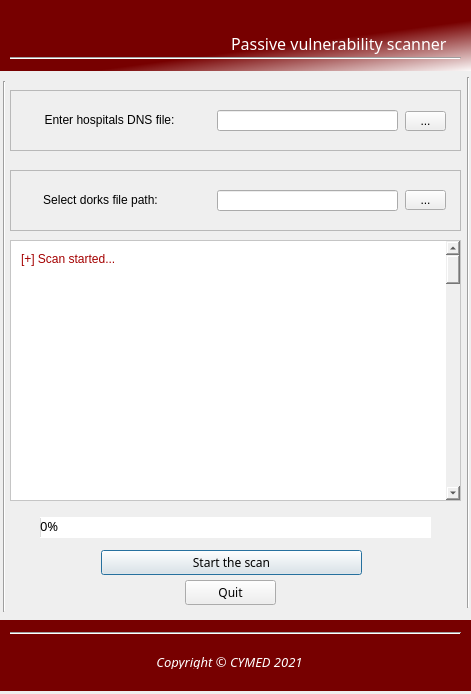
<?xml version="1.0" encoding="UTF-8"?>
<ui version="4.0">
 <class>mainframe</class>
 <widget class="QDialog" name="mainframe">
  <property name="geometry">
   <rect>
    <x>0</x>
    <y>0</y>
    <width>471</width>
    <height>694</height>
   </rect>
  </property>
  <property name="font">
   <font>
    <family>Ubuntu Condensed</family>
    <weight>50</weight>
    <italic>false</italic>
    <bold>false</bold>
   </font>
  </property>
  <property name="cursor">
   <cursorShape>ArrowCursor</cursorShape>
  </property>
  <property name="windowTitle">
   <string>vulndork</string>
  </property>
  <property name="windowIcon">
   <iconset>
    <normaloff>../.designer/Downloads/Webp.net-resizeimage(1).png</normaloff>../.designer/Downloads/Webp.net-resizeimage(1).png</iconset>
  </property>
  <property name="styleSheet">
   <string notr="true">alternate-background-color: rgb(164, 0, 0);
border-color: rgb(164, 0, 0);</string>
  </property>
  <widget class="Line" name="line">
   <property name="geometry">
    <rect>
     <x>10</x>
     <y>50</y>
     <width>451</width>
     <height>16</height>
    </rect>
   </property>
   <property name="orientation">
    <enum>Qt::Horizontal</enum>
   </property>
  </widget>
  <widget class="Line" name="line_2">
   <property name="geometry">
    <rect>
     <x>10</x>
     <y>625</y>
     <width>451</width>
     <height>16</height>
    </rect>
   </property>
   <property name="orientation">
    <enum>Qt::Horizontal</enum>
   </property>
  </widget>
  <widget class="QFrame" name="dns_file">
   <property name="geometry">
    <rect>
     <x>10</x>
     <y>90</y>
     <width>451</width>
     <height>61</height>
    </rect>
   </property>
   <property name="styleSheet">
    <string notr="true"/>
   </property>
   <property name="frameShape">
    <enum>QFrame::StyledPanel</enum>
   </property>
   <property name="frameShadow">
    <enum>QFrame::Raised</enum>
   </property>
   <widget class="QLabel" name="label">
    <property name="geometry">
     <rect>
      <x>4</x>
      <y>10</y>
      <width>191</width>
      <height>41</height>
     </rect>
    </property>
    <property name="text">
     <string>Enter hospitals DNS file:</string>
    </property>
    <property name="textFormat">
     <enum>Qt::RichText</enum>
    </property>
    <property name="alignment">
     <set>Qt::AlignCenter</set>
    </property>
   </widget>
   <widget class="QLineEdit" name="lineEdit">
    <property name="geometry">
     <rect>
      <x>207</x>
      <y>20</y>
      <width>181</width>
      <height>21</height>
     </rect>
    </property>
    <property name="text">
     <string/>
    </property>
   </widget>
   <widget class="QToolButton" name="browse1">
    <property name="geometry">
     <rect>
      <x>395</x>
      <y>21</y>
      <width>41</width>
      <height>20</height>
     </rect>
    </property>
    <property name="text">
     <string>...</string>
    </property>
   </widget>
  </widget>
  <widget class="QLabel" name="label_3">
   <property name="geometry">
    <rect>
     <x>17</x>
     <y>15</y>
     <width>161</width>
     <height>31</height>
    </rect>
   </property>
   <property name="text">
    <string>&lt;html&gt;&lt;head/&gt;&lt;body&gt;&lt;p&gt;&lt;img src=&quot;:/newPrefix/Webp.net-resizeimage(1).png&quot;/&gt;&lt;/p&gt;&lt;/body&gt;&lt;/html&gt;</string>
   </property>
  </widget>
  <widget class="QPushButton" name="pushButton">
   <property name="geometry">
    <rect>
     <x>101</x>
     <y>550</y>
     <width>261</width>
     <height>25</height>
    </rect>
   </property>
   <property name="text">
    <string>Start the scan</string>
   </property>
  </widget>
  <widget class="QLabel" name="label_4">
   <property name="geometry">
    <rect>
     <x>0</x>
     <y>0</y>
     <width>481</width>
     <height>71</height>
    </rect>
   </property>
   <property name="styleSheet">
    <string notr="true">background-color: rgb(164, 0, 0);
background-color: qlineargradient(spread:pad, x1:0.636876, y1:0.596591, x2:1, y2:1, stop:0 rgba(119, 0, 0, 255), stop:1 rgba(255, 255, 255, 255));</string>
   </property>
   <property name="text">
    <string/>
   </property>
  </widget>
  <widget class="QLabel" name="label_5">
   <property name="geometry">
    <rect>
     <x>0</x>
     <y>620</y>
     <width>481</width>
     <height>71</height>
    </rect>
   </property>
   <property name="styleSheet">
    <string notr="true">background-color: rgb(164, 0, 0);
background-color: rgb(119, 0, 0);</string>
   </property>
   <property name="text">
    <string/>
   </property>
  </widget>
  <widget class="QLabel" name="label_6">
   <property name="geometry">
    <rect>
     <x>154</x>
     <y>653</y>
     <width>151</width>
     <height>16</height>
    </rect>
   </property>
   <property name="text">
    <string>&lt;html&gt;&lt;head/&gt;&lt;body&gt;&lt;p align=&quot;center&quot;&gt;&lt;span style=&quot; font-size:10pt; font-style:italic; color:#ffffff;&quot;&gt;Copyright © CYMED 2021&lt;/span&gt;&lt;/p&gt;&lt;/body&gt;&lt;/html&gt;</string>
   </property>
  </widget>
  <widget class="QLabel" name="label_7">
   <property name="geometry">
    <rect>
     <x>80</x>
     <y>80</y>
     <width>67</width>
     <height>17</height>
    </rect>
   </property>
   <property name="text">
    <string/>
   </property>
  </widget>
  <widget class="QLabel" name="label_8">
   <property name="geometry">
    <rect>
     <x>231</x>
     <y>28</y>
     <width>221</width>
     <height>31</height>
    </rect>
   </property>
   <property name="font">
    <font>
     <family>Umpush</family>
    </font>
   </property>
   <property name="text">
    <string>&lt;html&gt;&lt;head/&gt;&lt;body&gt;&lt;p&gt;&lt;span style=&quot; font-size:12pt; color:#ffffff;&quot;&gt;Passive vulnerability scanner&lt;/span&gt;&lt;/p&gt;&lt;/body&gt;&lt;/html&gt;</string>
   </property>
  </widget>
  <widget class="QFrame" name="dorks_path">
   <property name="geometry">
    <rect>
     <x>10</x>
     <y>170</y>
     <width>451</width>
     <height>61</height>
    </rect>
   </property>
   <property name="styleSheet">
    <string notr="true"/>
   </property>
   <property name="frameShape">
    <enum>QFrame::StyledPanel</enum>
   </property>
   <property name="frameShadow">
    <enum>QFrame::Raised</enum>
   </property>
   <widget class="QLabel" name="label_9">
    <property name="geometry">
     <rect>
      <x>10</x>
      <y>10</y>
      <width>161</width>
      <height>41</height>
     </rect>
    </property>
    <property name="text">
     <string>Select dorks file path:</string>
    </property>
    <property name="textFormat">
     <enum>Qt::RichText</enum>
    </property>
    <property name="alignment">
     <set>Qt::AlignCenter</set>
    </property>
   </widget>
   <widget class="QLineEdit" name="lineEdit_2">
    <property name="geometry">
     <rect>
      <x>207</x>
      <y>20</y>
      <width>181</width>
      <height>21</height>
     </rect>
    </property>
    <property name="text">
     <string/>
    </property>
   </widget>
   <widget class="QToolButton" name="browse2">
    <property name="geometry">
     <rect>
      <x>395</x>
      <y>20</y>
      <width>41</width>
      <height>20</height>
     </rect>
    </property>
    <property name="text">
     <string>...</string>
    </property>
   </widget>
  </widget>
  <widget class="QProgressBar" name="progressBar">
   <property name="geometry">
    <rect>
     <x>40</x>
     <y>517</y>
     <width>391</width>
     <height>21</height>
    </rect>
   </property>
   <property name="font">
    <font>
     <family>Umpush</family>
     <pointsize>10</pointsize>
    </font>
   </property>
   <property name="toolTipDuration">
    <number>-1</number>
   </property>
   <property name="layoutDirection">
    <enum>Qt::LeftToRight</enum>
   </property>
   <property name="styleSheet">
    <string notr="true">alternate-background-color: rgb(164, 0, 0);</string>
   </property>
   <property name="minimum">
    <number>0</number>
   </property>
   <property name="value">
    <number>0</number>
   </property>
  </widget>
  <widget class="QPushButton" name="pushButton_2">
   <property name="geometry">
    <rect>
     <x>185</x>
     <y>580</y>
     <width>91</width>
     <height>25</height>
    </rect>
   </property>
   <property name="text">
    <string>Quit</string>
   </property>
  </widget>
  <widget class="Line" name="line_3">
   <property name="geometry">
    <rect>
     <x>-6</x>
     <y>81</y>
     <width>20</width>
     <height>531</height>
    </rect>
   </property>
   <property name="orientation">
    <enum>Qt::Vertical</enum>
   </property>
  </widget>
  <widget class="Line" name="line_4">
   <property name="geometry">
    <rect>
     <x>458</x>
     <y>77</y>
     <width>20</width>
     <height>531</height>
    </rect>
   </property>
   <property name="orientation">
    <enum>Qt::Vertical</enum>
   </property>
  </widget>
  <widget class="QScrollArea" name="scrollArea">
   <property name="geometry">
    <rect>
     <x>10</x>
     <y>240</y>
     <width>451</width>
     <height>261</height>
    </rect>
   </property>
   <property name="styleSheet">
    <string notr="true">background-color: rgb(255, 255, 255);</string>
   </property>
   <property name="widgetResizable">
    <bool>true</bool>
   </property>
   <widget class="QWidget" name="scrollAreaWidgetContents">
    <property name="geometry">
     <rect>
      <x>0</x>
      <y>0</y>
      <width>435</width>
      <height>2000</height>
     </rect>
    </property>
    <property name="minimumSize">
     <size>
      <width>300</width>
      <height>2000</height>
     </size>
    </property>
    <widget class="QLabel" name="startmsg">
     <property name="geometry">
      <rect>
       <x>10</x>
       <y>10</y>
       <width>121</width>
       <height>17</height>
      </rect>
     </property>
     <property name="text">
      <string>&lt;html&gt;&lt;head/&gt;&lt;body&gt;&lt;p&gt;&lt;span style=&quot; color:#a40000;&quot;&gt;[+] Scan started...&lt;/span&gt;&lt;/p&gt;&lt;/body&gt;&lt;/html&gt;</string>
     </property>
    </widget>
   </widget>
  </widget>
  <zorder>scrollArea</zorder>
  <zorder>label_5</zorder>
  <zorder>label_4</zorder>
  <zorder>dns_file</zorder>
  <zorder>line</zorder>
  <zorder>line_2</zorder>
  <zorder>label_3</zorder>
  <zorder>pushButton</zorder>
  <zorder>label_6</zorder>
  <zorder>label_7</zorder>
  <zorder>label_8</zorder>
  <zorder>dorks_path</zorder>
  <zorder>progressBar</zorder>
  <zorder>pushButton_2</zorder>
  <zorder>line_3</zorder>
  <zorder>line_4</zorder>
 </widget>
 <resources>
  <include location="../Downloads/files.qrc"/>
 </resources>
 <connections/>
</ui>
